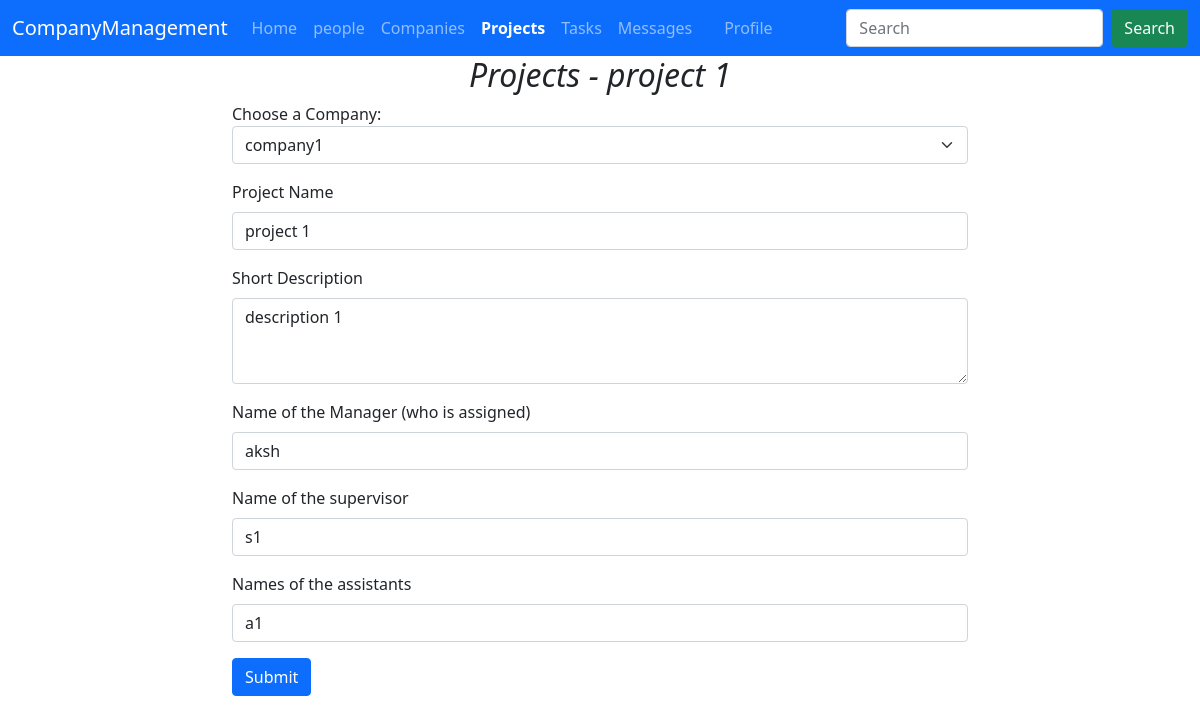
The app's page /Projects/update/5 (signed in) with its own data.
### UserModule/models.py (models this page shows, shortened)
class Project(models.Model):
    user = models.ForeignKey(User, on_delete=models.SET_NULL, null=True)
    company = models.ForeignKey(Company, on_delete=models.CASCADE)
    name = models.CharField(max_length=70)
    description = models.TextField(max_length=70)
    manager = models.CharField(max_length=70)
    supervisor = models.CharField(max_length=70)
    assistants = models.CharField(max_length=70)

### CompanyManagement/views.py (the view)
# urls.py: path('Projects/update/<int:pk>', views.ProjectsEdit, name='ProjectsEdit'),
@login_required
def ProjectsEdit(request, pk):
    if (request.method == 'POST'):
        user = request.user
        company = request.POST['company']
        company = Company.objects.get(name=company)
        name = request.POST['name']
        description = request.POST['description']
        manager = request.POST['manager']
        supervisor = request.POST['supervisor']
        assistants = request.POST['assistants']
        data = Project.objects.filter(id=pk).update(user=user, company=company, name=name, description=description,
                                                    manager=manager, supervisor=supervisor, assistants=assistants)
        return HttpResponseRedirect('/Projects')
    else:
        company = Company.objects.all()
        project = Project.objects.get(pk=pk)
        return render(request, 'CompanyManagement/DashBoard/ProjectsEdit.html', {'company': company, 'project':  project})

### templates/CompanyManagement/DashBoard/ProjectsEdit.html (shortened to what this page needs)
<!DOCTYPE html>
<html lang="en">
  <head>
    <link
      href="https://cdn.jsdelivr.net/npm/bootstrap@5.1.3/dist/css/bootstrap.min.css"
      rel="stylesheet"
    />
  </head>
  <body>
    {% include "./Navbar/Navbar.html" with Projects='active' %}
    <div class="container">
      <div class="row">
        {% if request.user.is_manager or request.user.is_supervisor  or request.user.is_admin %}
        <div class="col-md-8 offset-md-2">
          <h2 class="text-center"><i> Projects - {{project.name}} </i></h2>
          <form method="post">
            <div class="mb-3">
              <label for="company">Choose a Company:</label>
              <select class="form-select" id="company" name="company">
                {% for i in company %} {% if i.name == project.company.name %}
                <option value="{{i.name}}" selected>{{i.name}}</option>
                {% else %}
                <option value="{{i.name}}">{{i.name}}</option>
                {% endif %} {% endfor %}
              </select>
            </div>
            <div class="mb-3">
              <label for="name" class="form-label">Project Name</label>
              <input
                type="text"
                class="form-control"
                id="name"
                name="name"
                value="{{project.name}}"
                required
              />
            </div>
            <div class="mb-3">
              <label for="name" class="form-label"> Short Description </label>
              <textarea
                class="form-control"
                id="exampleFormControlTextarea1"
                ]
                name="description"
                rows="3"
              >
{{project.description}}</textarea
              >
            </div>
            <div class="mb-3">
              <label for="name" class="form-label">
                Name of the Manager (who is assigned)
              </label>
              <input
                type="text"
                class="form-control"
                id="name"
                name="manager"
                value="{{project.manager}}"
                required
              />
            </div>
            <div class="mb-3">
              <label for="name" class="form-label">
                Name of the supervisor
              </label>
              <input
                type="text"
                class="form-control"
                id="name"
                name="supervisor"
                value="{{project.supervisor}}"
                required
              />
            </div>
            <div class="mb-3">
              <label for="name" class="form-label">
                Names of the assistants
              </label>
              <input
                type="text"
                class="form-control"
                id="name"
                name="assistants"
                value="{{project.assistants}}"
                required
              />
            </div>
            <button type="submit" class="btn btn-primary">Submit</button>
          </form>
        </div>
        {% endif %}
      </div>
    </div>
  </body>
</html>

### records on screen
Project: name "project 1", description "description 1", manager "aksh", supervisor "s1", assistants "a1"

### other values on screen
form field company "company1"
